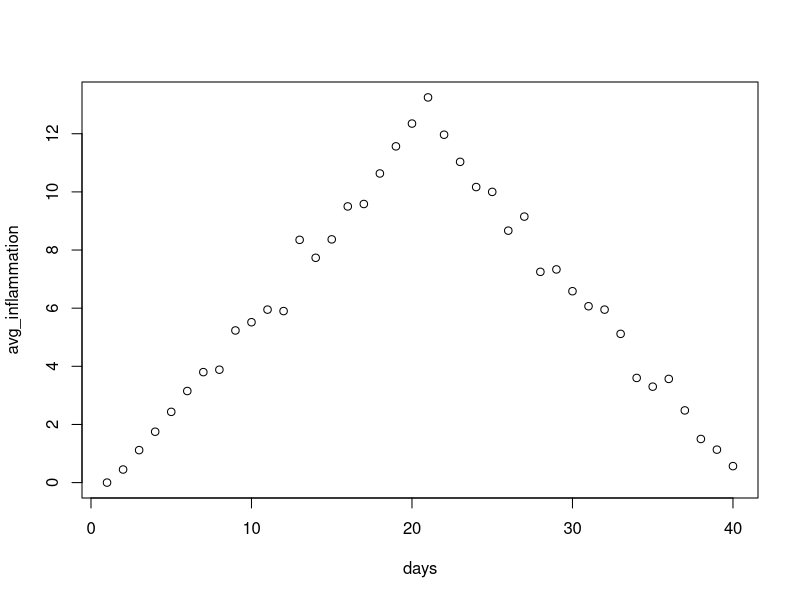
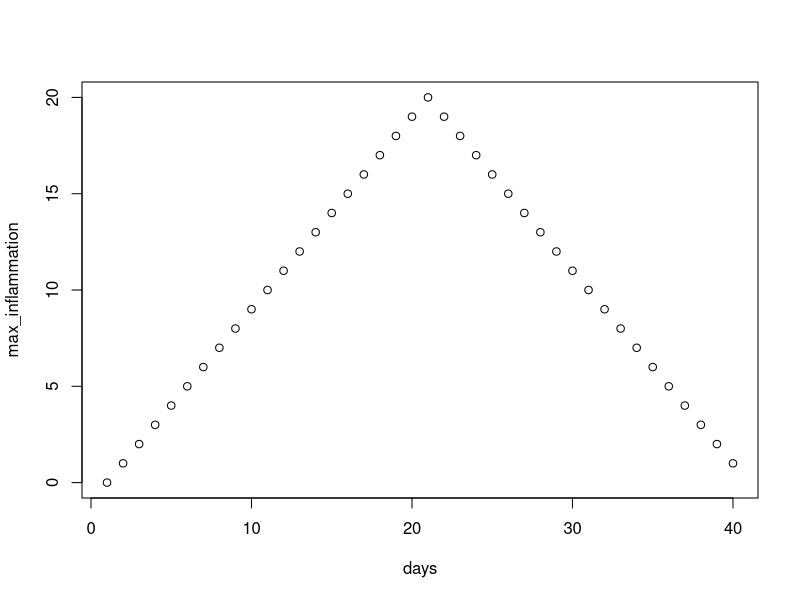
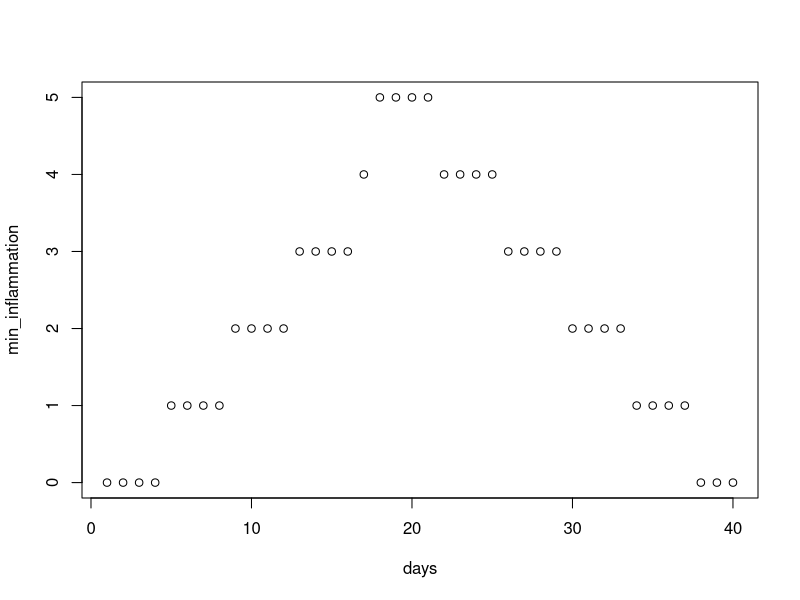

The R source for these figures, in order:
## ---- chunk 1
require('knitr')
opts_chunk$set(results='hide')
## ---- chunk 2
weight_kg <- 55
## ---- chunk 3
weight_kg
## ---- chunk 4
2.2 * weight_kg
## ---- chunk 5
paste('weight in pounds:', 2.2 * weight_kg)
## ---- chunk 6
weight_kg <- 57.5
paste('weight in kilograms is now:', weight_kg)
## ---- chunk 7
weight_lb <- 2.2 * weight_kg
paste('weight in kilograms:', weight_kg, 'and in pounds:', weight_lb)
## ---- chunk 8
weight_kg <- 100.0
paste('weight in kilograms is now:', weight_kg, 'and weight in pounds is still:', weight_lb)
## ---- chunk 9
mass <- 47.5
age  <- 122
mass <- mass * 2.0
age  <- age - 20
## ---- chunk 10
weights <- c(100)
weights <- append(weights, 80)
## ---- chunk 11
dat <- read.csv('data/inflammation-01.csv', row.names=1)
## ---- chunk 12
dat
## ---- chunk 13
class(dat)
str(dat)
## ---- chunk 14
dim(dat)
nrow(dat)
ncol(dat)
## ---- chunk 15
paste('first value in data:', dat[1,1])
paste('middle value in data:', dat[30,20])
## ---- chunk 16
dat[1:4, 1:10]
## ---- chunk 17
dat[5:10, 0:10]
## ---- chunk 18
dat[c(1:10, 20:30), c(1:10, 20:30)]
## ---- chunk 19
dat[seq(1, 12, 3), seq(1,20, 3)]
## ---- chunk 20
m <- matrix(nrow = 2, ncol = 2)
m
dim(m)
## ---- chunk 21
m <- matrix(1:6, nrow = 2, ncol = 3)
## ---- chunk 22
m      <- 1:10
dim(m) <- c(2, 5)
## ---- chunk 23
x <- 1:3
y <- 10:12
cbind(x, y)
rbind(x, y)
## ---- chunk 24
mdat <- matrix(c(1,2,3, 11,12,13), nrow = 2, ncol = 3, byrow = TRUE,
               dimnames = list(c("row1", "row2"),
                               c("C.1", "C.2", "C.3")))
mdat
## ---- chunk 25
datamatrix <- as.matrix(dat)
## ---- chunk 26
mean(datamatrix)
## ---- chunk 27
paste('maximum inflammation:', max(datamatrix))
paste('minimum inflammation:', min(datamatrix))
paste('standard deviation:', sd(datamatrix))
## ---- chunk 28
patient_1 <- dat[1, ] # first row, all of the columns
paste('maximum inflammation for patient 1:', max(patient_1))
## ---- chunk 29
paste('maximum inflammation for patient 2:', max(dat[2,]))
## ---- chunk 30
help(apply) #or ?apply
## ---- chunk 31
avg_inflammation = apply(dat, 2, mean)
## ---- chunk 32
min_inflammation = apply(dat, 2, min)
max_inflammation = apply(dat, 2, max)
## ---- chunk 33
days = c(1:40)
#or
days = c(1:ncol(dat))
## ---- chunk 34
d.summary = data.frame(days, avg_inflammation, min_inflammation, max_inflammation)
## ---- chunk 35
plot(days, avg_inflammation)
## ---- chunk 36
plot(days, max_inflammation)
plot(days, min_inflammation)
